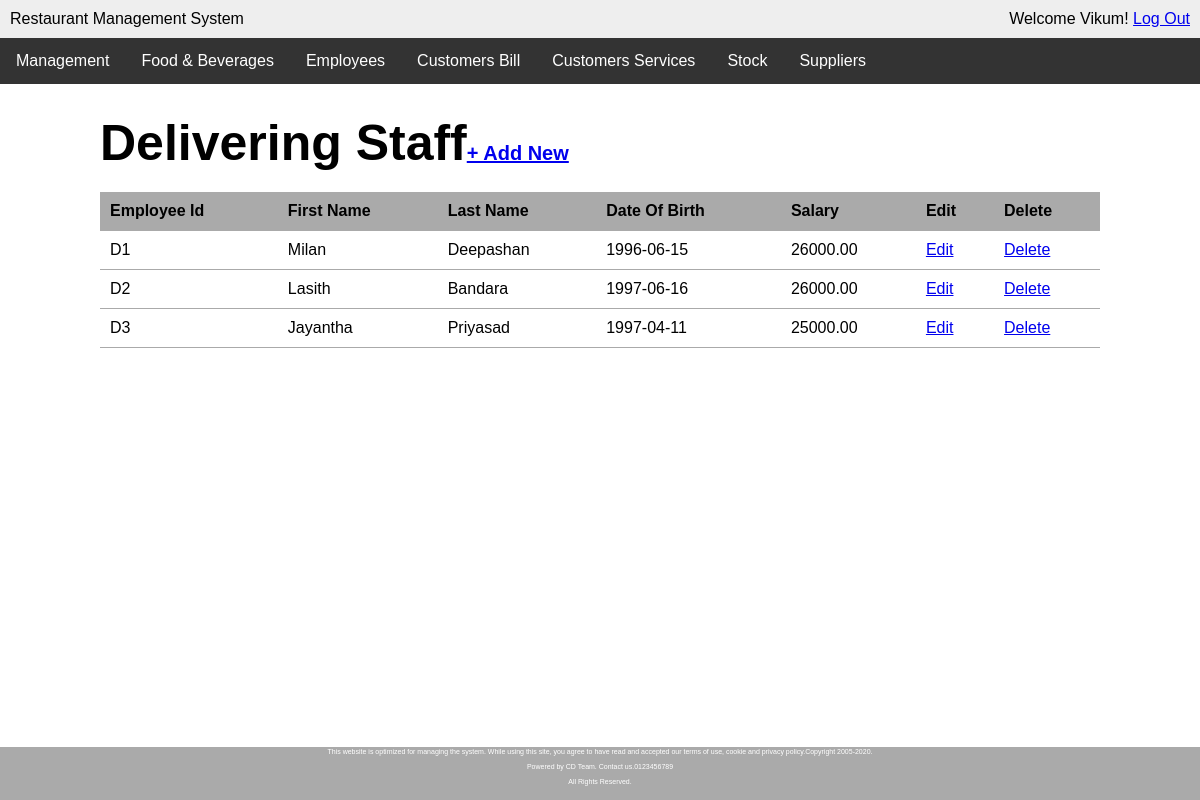
Screenshot of /delivery-boys.php (signed in) with the database file from the repository.
### tables this page shows
CREATE TABLE `deliveryboy` (
  `EmployeeId` varchar(10) NOT NULL
);

CREATE TABLE `employee` (
  `EmployeeId` varchar(10) NOT NULL,
  `FName` varchar(15) DEFAULT NULL,
  `LName` varchar(20) DEFAULT NULL,
  `DOB` date NOT NULL,
  `Salary` decimal(10,2) DEFAULT NULL
);

### delivery-boys.php (the view, shortened to what this page needs)
<?php require_once('inc/connection.php'); ?>
<?php
	$delivery_boys_list = '';
	$query = "SELECT deliveryboy.EmployeeId, employee.FName, employee.LName, employee.DOB, employee.Salary FROM deliveryboy, employee WHERE deliveryboy.EmployeeId = employee.EmployeeId GROUP BY deliveryboy.EmployeeId";
	$deliveryboys = mysqli_query($connection, $query);
	while ($deliveryboy = mysqli_fetch_assoc($deliveryboys)) {
		$delivery_boys_list .= "<tr>";
		$delivery_boys_list .= "<td>{$deliveryboy['EmployeeId']}</td>";
		$delivery_boys_list .= "<td>{$deliveryboy['FName']}</td>";
		$delivery_boys_list .= "<td>{$deliveryboy['LName']}</td>";
		$delivery_boys_list .= "<td>{$deliveryboy['DOB']}</td>";
		$delivery_boys_list .= "<td>{$deliveryboy['Salary']}</td>";
		$delivery_boys_list .= "<td><a href=\"modify-deliveryboys.php?deliveryboy_no={$deliveryboy['EmployeeId']}\">Edit</a></td>";
		$delivery_boys_list .= "<td><a href=\"delete-deliveryboys.php?deliveryboy_no={$deliveryboy['EmployeeId']}\"
						onclick=\"return confirm('Are you sure?');\">Delete</a></td>";
		$delivery_boys_list .= "</tr>";
	}
 ?>
<!DOCTYPE html>
<html lang="en">
<head>
	<link rel="stylesheet" href="css/main.css">
</head>
<body>
	<div class="wrapper">
  		<header>
		<div class="appname">Restaurant Management System</div>
		<div class="loggedin">Welcome <?php echo $_SESSION['first_name']; ?>! <a href="logout.php">Log Out</a></div>
	</header>
	<div class="navbar">
		  <a href="users.php">Management</a>
		  <div class="dropdown">
		    <button class="dropbtn">Food & Beverages</button>
		  </div>
		  <div class="dropdown">
		    <button class="dropbtn">Employees</button>
		  </div>
		  <a href="final-bill.php">Customers Bill</a>
		  <div class="dropdown">
		    <button class="dropbtn">Customers Services</button>
		  </div>
		  <a href="stock.php">Stock</a>
		  <div class="dropdown">
		    <button class="dropbtn">Suppliers</button>
		  </div>
		</div>
	<main>
		<h1>Delivering Staff<span><a href="add-delivery-boys.php">+ Add New</a></span></h1>
		<table class="masterlist">
			<tr>
				<th>Employee Id</th>
				<th>First Name</th>
				<th>Last Name</th>
				<th>Date Of Birth</th>
				<th>Salary</th>
				<th>Edit</th>
				<th>Delete</th>
			</tr>
			<?php echo $delivery_boys_list; ?>
		</table>
	</main>
	</div>
	<div class="footer">
  		<p class="foot">This website is optimized for managing the system. While using this site, you agree to have read and accepted our terms of use, cookie and privacy policy.Copyright 2005-2020.</p>
  		<p class="foot">Powered by CD Team. Contact us.0123456789</p>
  		<p class="foot">All Rights Reserved.</p>
	</div>
</body>
</html>

### css/main.css (style rules this page uses)
* { margin: 0; }
html, body { height:100%; font-family: Arial, "Helvetica Neue", Helvetica, sans-serif; font-size: 16px; overflow:hidden; }
.wrapper { overflow-y:scroll; height: 93%; }
.footer { position: fixed; background: #aaa; bottom: 0; height: 6%; width: 100%; font-size: 7px; color: white; line-height: 0px; padding-bottom: 0px; padding-top: 5px; }
p { margin-bottom: 15px; }
p.foot { text-align: center; }
button { width: 100%; padding: 5px; -webkit-box-sizing: border-box; -moz-box-sizing: border-box; box-sizing: border-box; }
header { background: #eee; overflow: auto; padding: 10px; }
header .appname { float: left; }
header .loggedin { float: right; }
main { width: 1000px; margin: 30px auto; }
main h1 { margin-bottom: 20px; font-size: 50px; }
main h1 span { font-size: 20px; }
table.masterlist { width: 100%; border-collapse: collapse; }
table.masterlist th { background: #aaa; text-align: left; }
table.masterlist th, table.masterlist td { padding: 10px; border-bottom: 1px solid #aaa; }
.navbar { overflow: hidden; background-color: #333; }
.navbar a { float: left; font-size: 16px; color: white; text-align: center; padding: 14px 16px; text-decoration: none; }
.dropdown { float: left; overflow: hidden; }
.dropdown .dropbtn { font-size: 16px; border: none; outline: none; color: white; padding: 14px 16px; background-color: inherit; font-family: inherit; margin: 0; }

### rows the page displays
deliveryboy: EmployeeId "D1", EmployeeId.FName "Milan", EmployeeId.LName "Deepashan", EmployeeId.DOB "1996-06-15", EmployeeId.Salary "26000.00"
deliveryboy: EmployeeId "D2", EmployeeId.FName "Lasith", EmployeeId.LName "Bandara", EmployeeId.DOB "1997-06-16", EmployeeId.Salary "26000.00"
deliveryboy: EmployeeId "D3", EmployeeId.FName "Jayantha", EmployeeId.LName "Priyasad", EmployeeId.DOB "1997-04-11", EmployeeId.Salary "25000.00"

### other values shown
$_SESSION['first_name'] "Vikum"
